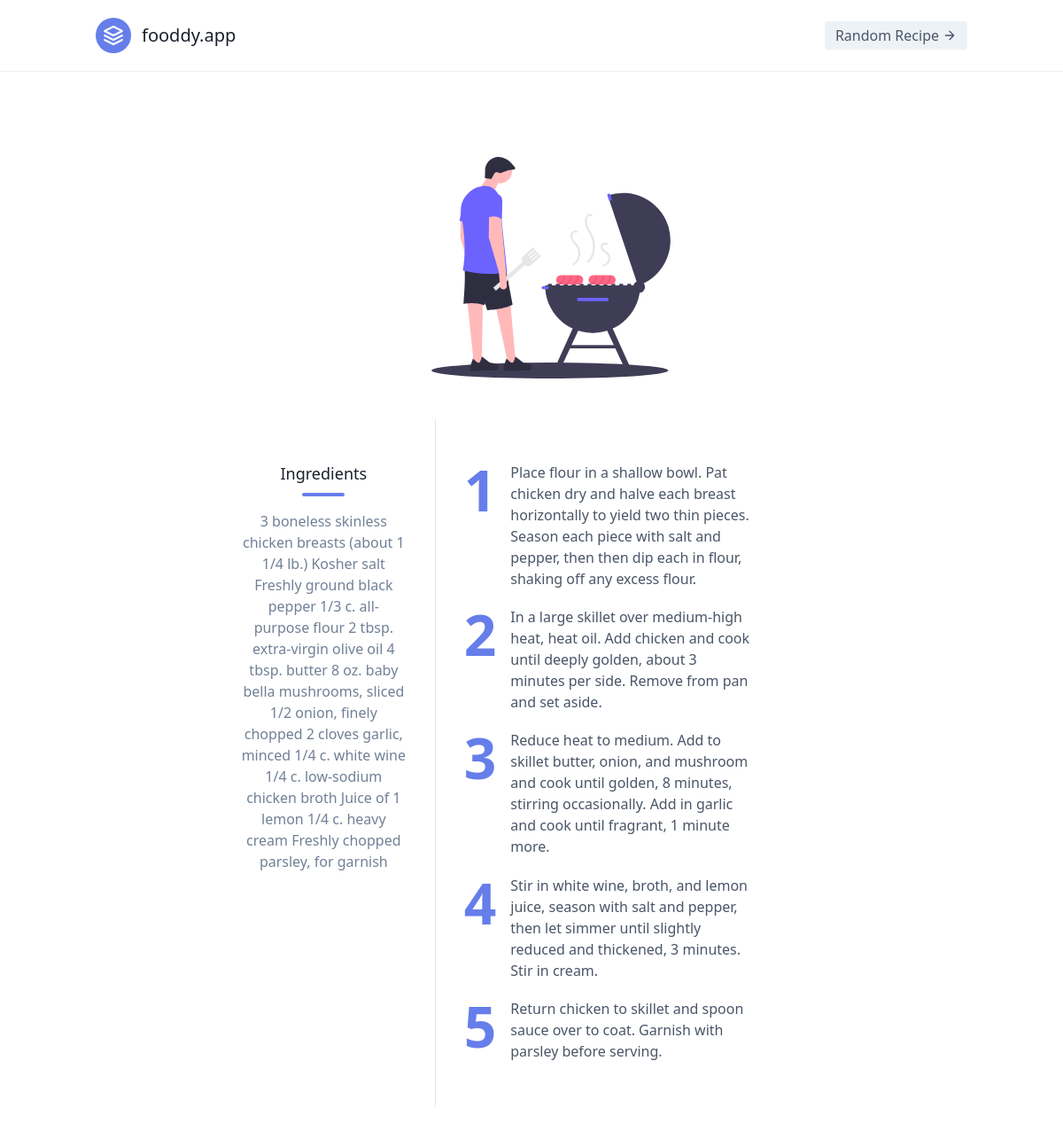
Page /chicken-scallopini/ on the committed database.
### index/models.py (models this page shows, shortened)
class Recipe(models.Model):
    title = models.CharField(max_length=200, unique=True)
    slug = models.SlugField(max_length=200, unique=True)
    content = HTMLField()
    created_on = models.DateTimeField(auto_now_add=True)
    ingredients = models.TextField()
    description = models.TextField(default="cooking")
    class Meta:
        ordering = ['-created_on']

### index/views.py (the view)
# urls.py: path('<slug:slug>/', views.RecipeDetail.as_view(), name='recipe_detail'),
class RecipeDetail(generic.DetailView):
    model = Recipe
    template_name = 'recipe_detail.html'

### templates/recipe_detail.html (shortened to what this page needs)
{% extends 'base.html' %} {% block content %}
<section class="text-gray-700 body-font">
  <div class="container px-5 py-24 mx-auto flex flex-col">
    <div class="lg:w-4/6 mx-auto">
      <div class="rounded-lg h-64 overflow-hidden">
      </div>
      <div class="flex flex-col sm:flex-row mt-10">
        <div class="sm:w-1/3 text-center sm:pr-8 sm:py-8">
          <div class="flex flex-col items-center text-center justify-center">
            <h2 class="font-medium title-font mt-4 text-gray-900 text-lg">Ingredients</h2>
            <div class="w-12 h-1 bg-indigo-500 rounded mt-2 mb-4"></div>
            <p class="text-base text-gray-600">{{object.ingredients | safe}}</p>
          </div>
        </div>
        <div class="sm:w-2/3 sm:pl-8 sm:py-8 sm:border-l border-gray-300 sm:border-t-0 border-t mt-4 pt-4 sm:mt-0 text-center sm:text-left">
          <p class="leading-relaxed text-lg mb-4">{{object.content | safe}}</p>
        </div>
      </div>
    </div>
  </div>
</section>
{% endblock content %}

### templates/base.html (style rules this page uses)
ol { list-style: none; counter-reset: my-awesome-counter; display: flex; flex-wrap: wrap; margin: 0; padding: 0; }
ol li { counter-increment: my-awesome-counter; display: flex; width: 80%; font-size: 1rem; margin-bottom: 1.2rem; }
ol li::before { color: #667eea; content: "" counter(my-awesome-counter); font-weight: bold; font-size: 4rem; margin-right: 1.0rem; line-height: 1; }

### rows in the picture
Recipe: ingredients "3 boneless skinless chicken breasts (about 1 1/4 lb.) Kosher salt Freshly ground black pepper 1/3 c. all-purpose flour 2 tbsp. extra-virgin olive oil 4 tbsp. butter 8 oz. baby bella mushrooms, sliced 1/2 onion, finely chopped 2 cloves garlic, minced 1/4 c. white wine 1/4 c. low-sodium chicken broth Juice of 1 lemon 1/4 c. heavy cream Freshly chopped parsley, for garnish", content "Place flour in a shallow bowl. Pat chicken dry and halve each breast horizontally to yield two thin pieces. Season each piece with salt and pepper, then then dip each in flour, shaking off any excess flour. In a large skillet over medium-high heat, heat oil. Add chicken and cook until deeply golden, about 3 minutes per side. Remove from pan and set aside. Reduce heat to medium. Add to skillet butter, onion, and mushroom and cook until golden, 8 minutes, stirring occasionally. Add in garlic and cook until fragrant, 1 minute more. Stir in white wine, broth, and lemon juice, season with salt and pepper, then let simmer until slightly reduced and thickened, 3 minutes. Stir in cream. Return…"
